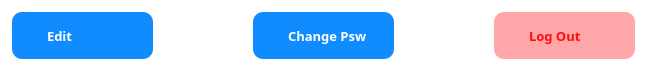
            <widget class="QFrame" name="frame_7">
             <property name="maximumSize">
              <size>
               <width>16777215</width>
               <height>62</height>
              </size>
             </property>
             <property name="styleSheet">
              <string notr="true">background : transparent;</string>
             </property>
             <property name="frameShape">
              <enum>QFrame::StyledPanel</enum>
             </property>
             <property name="frameShadow">
              <enum>QFrame::Raised</enum>
             </property>
             <layout class="QHBoxLayout" name="horizontalLayout_3">
              <item>
               <layout class="QHBoxLayout" name="horizontalLayout_4">
                <property name="spacing">
                 <number>100</number>
                </property>
                <item>
                 <widget class="QPushButton" name="btnEdit">
                  <property name="minimumSize">
                   <size>
                    <width>141</width>
                    <height>47</height>
                   </size>
                  </property>
                  <property name="maximumSize">
                   <size>
                    <width>160</width>
                    <height>47</height>
                   </size>
                  </property>
                  <property name="font">
                   <font>
                    <family>Century Gothic</family>
                    <pointsize>10</pointsize>
                    <weight>75</weight>
                    <bold>true</bold>
                   </font>
                  </property>
                  <property name="styleSheet">
                   <string notr="true">*{
	background-image: url(:/ButtonIcon/AccountUI/edit.png);
	color: rgb(255, 255, 255);
background-color: rgb(17, 140, 255);
border-radius : 10px;
background-position : center left;
background-repeat : none;
text-align : left;
padding-left : 35px;
}

*:hover {	
	background-color: rgb(23, 166, 255);
}

*:pressed {
	background-color: rgb(2, 97, 161);
}</string>
                  </property>
                  <property name="text">
                   <string>Edit</string>
                  </property>
                 </widget>
                </item>
                <item>
                 <widget class="QPushButton" name="btnChangePsw">
                  <property name="minimumSize">
                   <size>
                    <width>141</width>
                    <height>47</height>
                   </size>
                  </property>
                  <property name="maximumSize">
                   <size>
                    <width>160</width>
                    <height>47</height>
                   </size>
                  </property>
                  <property name="font">
                   <font>
                    <family>Century Gothic</family>
                    <pointsize>10</pointsize>
                    <weight>75</weight>
                    <bold>true</bold>
                   </font>
                  </property>
                  <property name="styleSheet">
                   <string notr="true">*{
	background-image: url(:/ButtonIcon/Project/padlock.png);
	color: rgb(255, 255, 255);
background-color: rgb(17, 140, 255);
border-radius : 10px;
background-position : center left;
background-repeat : none;
text-align : left;
padding-left : 35px;
}

*:hover {	
	background-color: rgb(23, 166, 255);
}

*:pressed {
	background-color: rgb(2, 97, 161);
}</string>
                  </property>
                  <property name="text">
                   <string>Change Psw</string>
                  </property>
                 </widget>
                </item>
                <item>
                 <widget class="QPushButton" name="btnLogout">
                  <property name="minimumSize">
                   <size>
                    <width>141</width>
                    <height>47</height>
                   </size>
                  </property>
                  <property name="maximumSize">
                   <size>
                    <width>160</width>
                    <height>47</height>
                   </size>
                  </property>
                  <property name="font">
                   <font>
                    <family>Century Gothic</family>
                    <pointsize>10</pointsize>
                    <weight>75</weight>
                    <bold>true</bold>
                   </font>
                  </property>
                  <property name="styleSheet">
                   <string notr="true">*{
	background-image: url(:/ButtonIcon/Downloads/Icon Warna/logout.png);
color: rgb(255, 12, 16);
background-color: rgb(255, 166, 168);
border-radius : 10px;
background-position : center left;
background-repeat : none;
text-align : left;
padding-left : 35px;
}

*:hover {
	background-color: rgb(255, 183, 184);
}

*:pressed {
	background-color: rgb(255, 137, 139);
}</string>
                  </property>
                  <property name="text">
                   <string>Log Out</string>
                  </property>
                 </widget>
                </item>
               </layout>
              </item>
             </layout>
            </widget>
